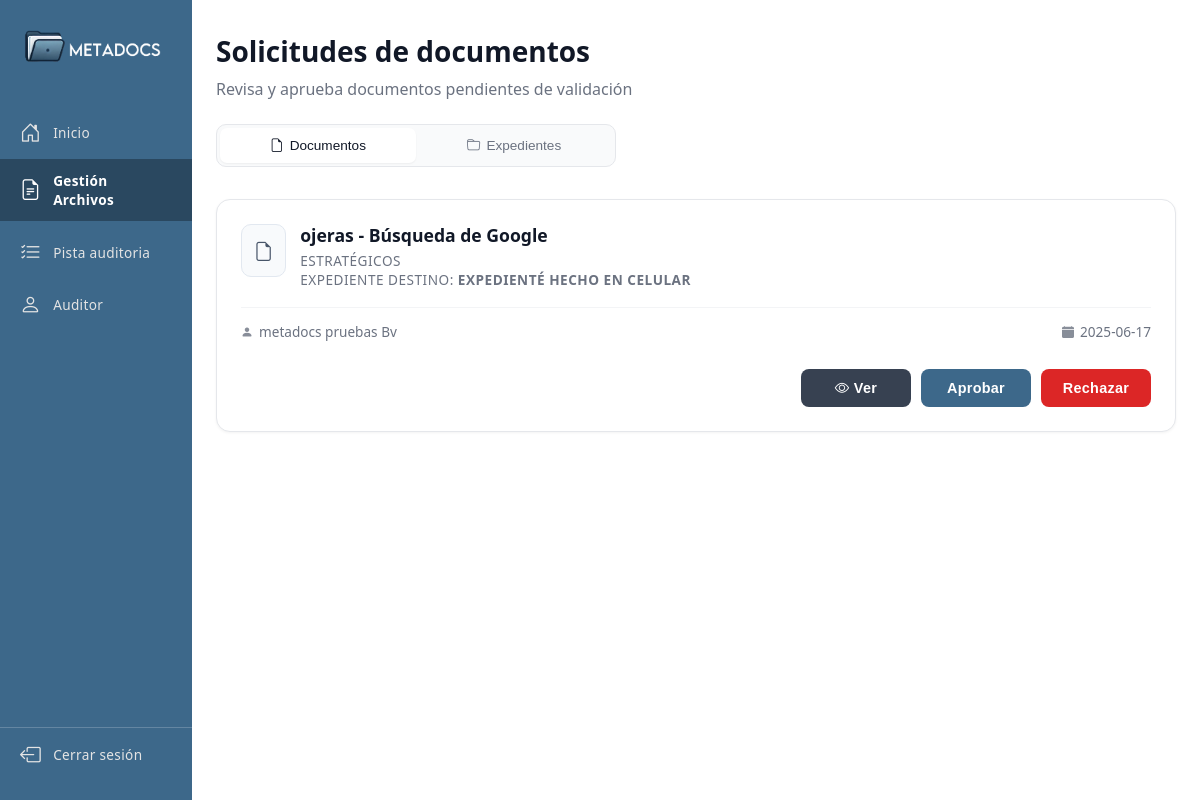
/app/vistas/auditor/recibir_documentos.php (signed in), run on the app's committed database.
### tables this page shows
CREATE TABLE `documentos` (
  `id_documento` int(11) NOT NULL,
  `fecha_creacion` date NOT NULL DEFAULT current_timestamp(),
  `id_expediente` int(11) NOT NULL,
  `id_area` int(11) NOT NULL,
  `titulo` text NOT NULL,
  `path` varchar(255) DEFAULT NULL,
  `tipo` varchar(255) DEFAULT NULL,
  `estado` enum('aprobado','revision','rechazado') DEFAULT NULL,
  `autor` int(255) DEFAULT NULL,
  `estado_retencion` enum('archivado','activo') DEFAULT NULL,
  `id_retencion` int(11) DEFAULT NULL,
  `fin_retencion` date DEFAULT NULL
);

CREATE TABLE `retencion` (
  `id_retencion` int(11) NOT NULL,
  `categoria` enum('Estratégicos','Operativos','Soporte','Legales','Financieros','Correspondencia') DEFAULT NULL,
  `duracion_año` int(11) DEFAULT NULL,
  `duracion_mes` int(11) DEFAULT NULL
);

CREATE TABLE `expedientes` (
  `id_expediente` int(11) NOT NULL,
  `nombre` varchar(50) NOT NULL,
  `descripcion` text NOT NULL,
  `fecha_creacion` date DEFAULT current_timestamp(),
  `expediente_padre` int(11) DEFAULT NULL,
  `id_area` int(11) DEFAULT NULL,
  `estado` enum('aprobado','revision','rechazado') DEFAULT NULL,
  `autor` int(11) NOT NULL
);

CREATE TABLE `usuarios` (
  `id_usuario` int(11) NOT NULL,
  `rol` enum('administrador','visualizador','documentador','auditor') NOT NULL,
  `nombres` varchar(50) NOT NULL,
  `apellidos` varchar(50) NOT NULL,
  `correo` varchar(50) NOT NULL,
  `contraseña` varchar(50) NOT NULL,
  `fecha_creacion` datetime NOT NULL DEFAULT current_timestamp(),
  `fecha_actualizacion` datetime NOT NULL DEFAULT current_timestamp() ON UPDATE current_timestamp(),
  `id_area` int(11) NOT NULL,
  `cedula` varchar(20) DEFAULT NULL,
  `telefono` varchar(15) DEFAULT NULL,
  `estado` enum('activo','inactivo') DEFAULT 'activo'
);

### app/helpers/info_usuario.php (called while the page is built, shortened)
<?php
require_once 'conexion_bd.php';
$id_usuario = $_SESSION['id_log'];
$sentencia = $conexion_metadocs->prepare("SELECT * FROM usuarios WHERE id_usuario = ?");
$sentencia->bind_param("i", $id_usuario);
$sentencia->execute();
$resultado = $sentencia->get_result();
$usuario = $resultado->fetch_assoc();
?>

### app/backend/auditor/archivos_solicitados.php (called while the page is built, shortened)
<?php
require_once '../../helpers/info_usuario.php';
require_once '../../helpers/conexion_bd.php';
$area_usuarios = $usuario['id_area'];
$sentencia_documento = "SELECT
    id_documento,
    titulo,
    categoria,
    nombres,
    apellidos,
    documentos.fecha_creacion,
    tipo,
    expedientes.nombre AS expediente FROM documentos JOIN usuarios ON documentos.autor = usuarios.id_usuario  JOIN retencion ON documentos.id_retencion = retencion.categoria JOIN expedientes ON expedientes.id_expediente = documentos.id_expediente  WHERE documentos.estado = 'revision' AND documentos.id_area = '$area_usuarios';";
$resultado_documento = $conexion_metadocs->query($sentencia_documento);
?>

### app/vistas/auditor/recibir_documentos.php (the view, shortened to what this page needs)
<?php
require_once '../../backend/auditor/archivos_solicitados.php';
?>
<!DOCTYPE html>
<html lang="es">
<head>
    <link rel="stylesheet" href="https://cdn.jsdelivr.net/npm/bootstrap-icons@1.11.3/font/bootstrap-icons.min.css">
    <link rel="stylesheet" href="../../../componentes/css/admin/panel.css">
    <link rel="stylesheet" href="../../../componentes/css/auditor/recibir_documentos.css">
    <link rel="stylesheet" href="../../../componentes/css/auditor/modal_aprobar_expediente.css">
    <link rel="stylesheet" href="../../../componentes/css/documentador/visor.css">
</head>
<body>
    <main id="cuerpo">
        <nav id="menu-lateral" class="menu-lateral">
            <figure id="img_menu">
                    <img src="../../../componentes/img/image.png" alt="imagen del menu lateral">
            </figure>
            <ul>
             <div class="menu-opciones-principales">
                <li>
                    <a href="auditor_inicio.php" >
                        <i class="bi bi-house-door"></i>
                        Inicio
                    </a>
                </li>
                <li class="gestion_usuario">
                    <a href="#" id="gestion-usuarios" class="activo">
                        <i class="bi bi-file-earmark-text" ></i>
                        Gestión Archivos
                    </a>
                </li>
                <li>
                    <a href="../../vistas/auditor/pista_auditoria.php">
                        <i class="bi bi-list-check"></i>
                        Pista auditoria
                    </a>
                </li>
                <li class="gestion-usuarios">
                    <a href="#" id="cerrado-usuarios" >
                        <i class="bi bi-person"></i>
                        Auditor
                    </a>
                </li>
            </div>
            <li class="cerrar-sesion-separado">
            <a href="#" id="cerrar_sesion"><i class="bi bi-box-arrow-left"></i>Cerrar sesión</a>
        </li>
            </ul>
        </nav>
        <section id="admin-contenido" class="admin">
            <div id="titulo">
                <h1>Solicitudes de documentos</h1>
                <p>Revisa y aprueba documentos pendientes de validación</p>
            </div>
            <div class="navegacion-doc-expe">
                <div class="botones-navegacion">
                    <button type="button"  id="btn-documentos" data-tipo="documento"><i class="bi bi-file-earmark"></i>Documentos</button>
                    <button type="button" id="btn-expedientes" data-tipo="expediente"><i class="bi bi-folder"></i>Expedientes</button>
                </div>
            </div>
            <div id="contenedor-documentos" class="contenedor-tipo">
                <?php
                if($resultado_documento->num_rows > 0){
                    while($documento = $resultado_documento->fetch_assoc()){
                ?>
                    <article class="carta" id="carta_documento" data-tipo="documento">
                        <div class="info">
                            <div id="icono"><i class="bi bi-file-earmark"></i></div>
                            <div id="info">
                                <h3><?php echo htmlspecialchars($documento['titulo']);?></h3>
                                <p><?php echo htmlspecialchars($documento['categoria']);?></p>
                                <p class="expediente-info">
                                    Expediente Destino:
                                    <strong><?php echo htmlspecialchars($documento['expediente'] ?? 'expediente_ejemplo'); ?></strong>
                                </p>
                            </div>
                        </div>
                        <div id="autor_fecha">
                            <p><i class="bi bi-person-fill"></i><?php echo htmlspecialchars($documento['nombres'] ." ". $documento['apellidos']);?> </p>
                            <p><i class="bi bi-calendar-fill"></i> <?php echo htmlspecialchars($documento['fecha_creacion']);?></p>
                        </div>
                        <div id="botones">
                        <button type="button" class="ver btn_ver_modal escritorio"
                                onclick="verDocumento('<?= urlencode($documento['titulo'] . '.' . $documento['tipo']) ?>', '<?= strtolower($documento['tipo']) ?>')">
                            <i class="bi bi-eye"></i> Ver
                        </button>
                            <button type="button" class="aprobado" data-id="<?php echo $documento['id_documento']; ?>">Aprobar</button>
                            <button type="button" class="rechazado doc" data-id="<?php echo $documento['id_documento']; ?>">Rechazar</button>
                        </div>
                    </article>
                <?php
                    }
                } else {
                ?>
                    <div class="mensaje-vacio" id="mensaje-documentos-vacio">
                        <p>No hay documentos en revisión.</p>
                    </div>
                <?php
                }
                ?>
            </div>
        </section>
    </main>
    <?php include '../../vistas/log/modal_cerrar_sesion.php'; ?>
</body>
</html>

### componentes/css/admin/panel.css (style rules this page uses)
* { box-sizing: border-box; margin: 0; padding: 0; }
html, body { height: 100%; }
body { font-family: Arial, sans-serif; background-color: #FFFFFF; display: flex; flex-direction: column; width: 100%; }
#cuerpo { display: flex; flex-direction: row; width: 100%; height: 100%; }
#menu-lateral { background-color: #3D688A; color: #FFFFFF; position: fixed; top: 0; left: 0; z-index: 1000; display: flex; flex-direction: column; height: 100vh; width: 65%; transform: translateX(-100%); transition: transform 0.4s ease; flex-shrink: 0; }
#img_menu { text-align: center; padding: 20px 15px 30px; }
#img_menu img { max-width: 100%; height: auto; border-radius: 8px; }
#menu-lateral ul { list-style: none; display: flex; flex-direction: column; flex: 1; }
.menu-opciones-principales { flex: 1; }
.cerrar-sesion-separado { border-top: 1px solid rgba(255, 255, 255, 0.2); margin: auto 0 20px; }
#menu-lateral li a, .gestion_usuario a, .gestion-usuarios a { position: relative; display: flex; align-items: center; color: #E4E4E4; text-decoration: none; font-size: clamp(1rem, 2.5vw, 1.1rem); padding: 14px 20px; width: 100%; letter-spacing: 0.025em; cursor: pointer; transition: background 0.3s, color 0.3s; }
#menu-lateral li a .bi, .gestion_usuario a .bi, .gestion-usuarios a .bi { font-size: 1.3rem; margin-right: 12px; }
#menu-lateral a.activo { background-color: #2A4860; color: #FFFFFF; font-weight: 600; }
#admin-contenido { padding: 20px; width: 100%; }
@media screen and (min-width: 1024px) { #admin-contenido { margin-left: 16%; padding: 30px; } }
@media screen and (min-width: 1024px) { #menu-lateral { width: 16%; transform: translateX(0) !important; } }
@media screen and (min-width: 1024px) { #menu-lateral li a, .gestion_usuario a, .gestion-usuarios a { font-size: clamp(0.85rem, 1vw, 0.95rem); padding: 12px 20px; } }

### componentes/css/documentador/visor.css (style rules this page uses)
.btn_ver_modal { display: inline-block; }

### componentes/css/cerrar_sesion.css (style rules this page uses)
body { font-family: 'Segoe UI', sans-serif; margin: 0; padding: 0; }

### data on the page
documentos: titulo "ojeras - Búsqueda de Google", id_retencion.categoria "ESTRATÉGICOS", id_expediente.nombre "EXPEDIENTÉ HECHO EN CELULAR", autor.apellidos "metadocs pruebas Bv", fecha_creacion "2025-06-17"
